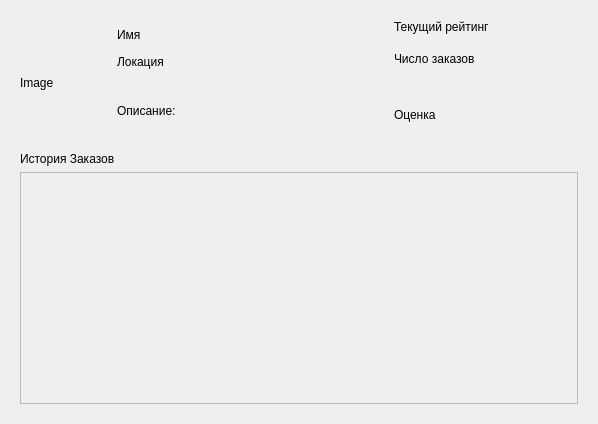
<?xml version="1.0" encoding="UTF-8"?>
<ui version="4.0">
 <class>Form</class>
 <widget class="QWidget" name="Form">
  <property name="geometry">
   <rect>
    <x>0</x>
    <y>0</y>
    <width>598</width>
    <height>424</height>
   </rect>
  </property>
  <property name="minimumSize">
   <size>
    <width>598</width>
    <height>424</height>
   </size>
  </property>
  <property name="windowTitle">
   <string>Form</string>
  </property>
  <layout class="QHBoxLayout" name="horizontalLayout_3">
   <item>
    <widget class="QWidget" name="widget" native="true">
     <layout class="QHBoxLayout" name="horizontalLayout_2">
      <item>
       <layout class="QVBoxLayout" name="verticalLayout" stretch="1,2">
        <property name="sizeConstraint">
         <enum>QLayout::SetDefaultConstraint</enum>
        </property>
        <item>
         <layout class="QHBoxLayout" name="horizontalLayout_5" stretch="2,1">
          <item>
           <layout class="QHBoxLayout" name="horizontalLayout_7" stretch="1,3">
            <item>
             <widget class="QLabel" name="image">
              <property name="text">
               <string>Image</string>
              </property>
             </widget>
            </item>
            <item>
             <layout class="QVBoxLayout" name="verticalLayout_2" stretch="2,1,5">
              <item>
               <widget class="QLabel" name="name_lbl">
                <property name="text">
                 <string>Имя</string>
                </property>
               </widget>
              </item>
              <item>
               <widget class="QLabel" name="location_lbl">
                <property name="text">
                 <string>Локация</string>
                </property>
               </widget>
              </item>
              <item>
               <widget class="QLabel" name="description_lbl">
                <property name="text">
                 <string>Описание:</string>
                </property>
               </widget>
              </item>
             </layout>
            </item>
           </layout>
          </item>
          <item>
           <layout class="QVBoxLayout" name="verticalLayout_3" stretch="1,3,5">
            <item>
             <widget class="QLabel" name="Impact_score_lbl">
              <property name="text">
               <string>Текущий рейтинг</string>
              </property>
             </widget>
            </item>
            <item>
             <widget class="QLabel" name="num_of_tasks_lbl">
              <property name="text">
               <string>Число заказов</string>
              </property>
             </widget>
            </item>
            <item>
             <widget class="QLabel" name="rate_lbl">
              <property name="text">
               <string>Оценка</string>
              </property>
             </widget>
            </item>
           </layout>
          </item>
         </layout>
        </item>
        <item>
         <layout class="QVBoxLayout" name="verticalLayout_4">
          <item>
           <widget class="QLabel" name="history_lbl">
            <property name="text">
             <string>История Заказов</string>
            </property>
           </widget>
          </item>
          <item>
           <widget class="QScrollArea" name="scrollArea">
            <property name="widgetResizable">
             <bool>true</bool>
            </property>
            <widget class="QWidget" name="scrollAreaWidgetContents_2">
             <property name="geometry">
              <rect>
               <x>0</x>
               <y>0</y>
               <width>556</width>
               <height>227</height>
              </rect>
             </property>
            </widget>
           </widget>
          </item>
         </layout>
        </item>
       </layout>
      </item>
     </layout>
    </widget>
   </item>
  </layout>
 </widget>
 <resources/>
 <connections/>
</ui>
